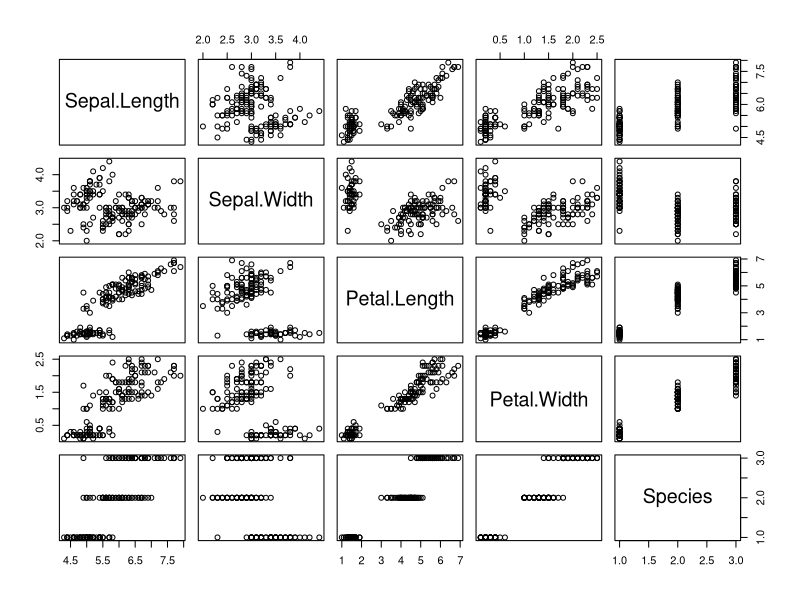
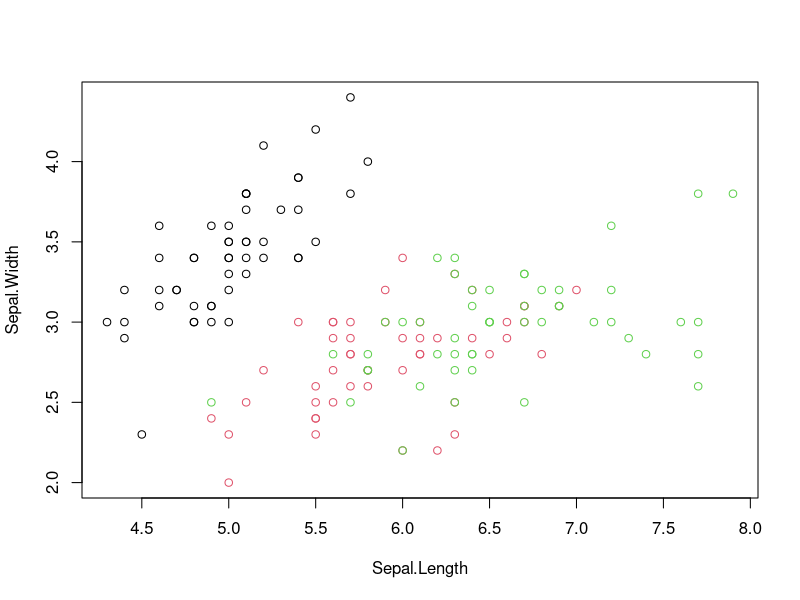
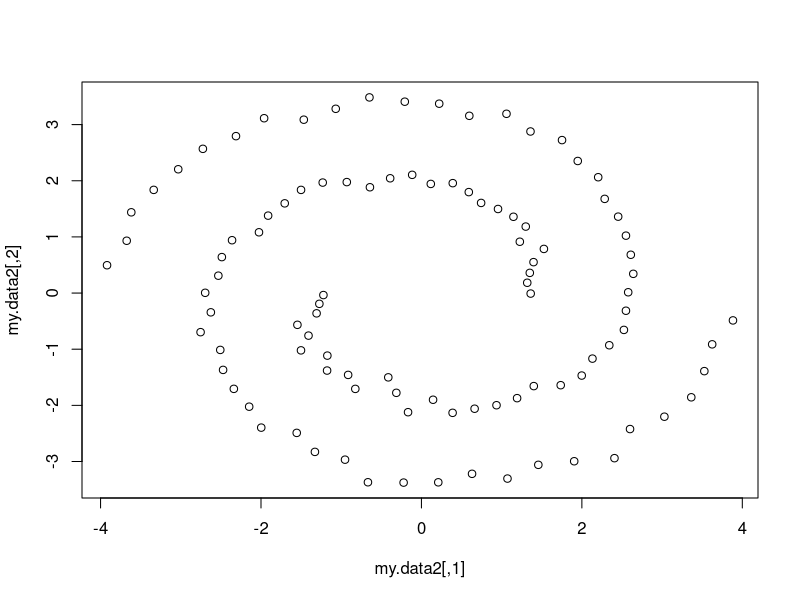
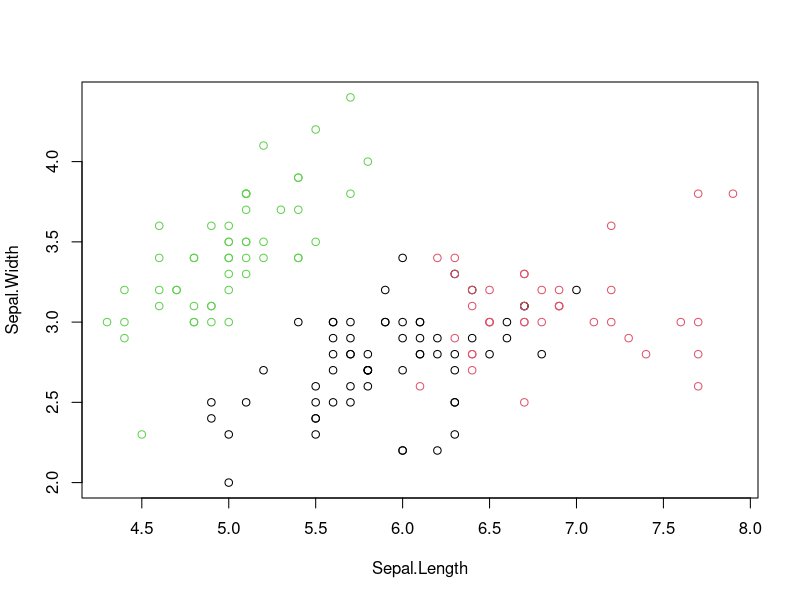
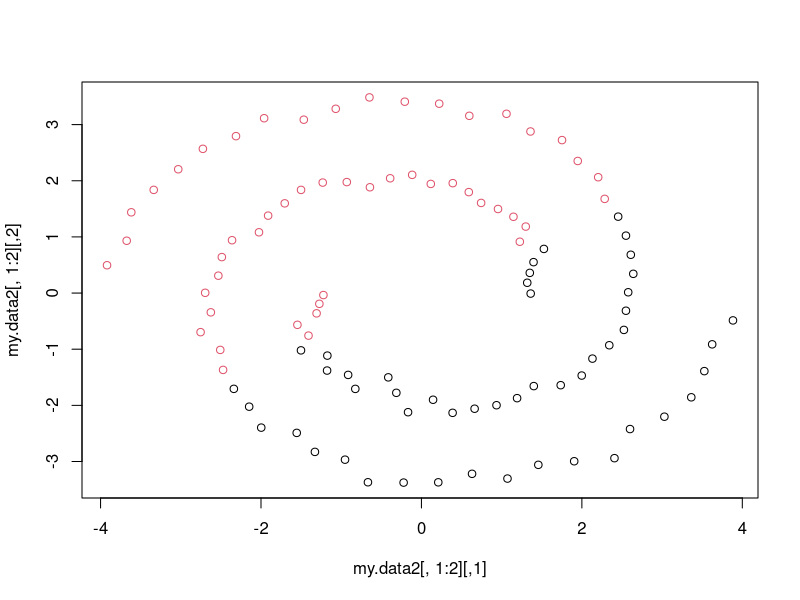
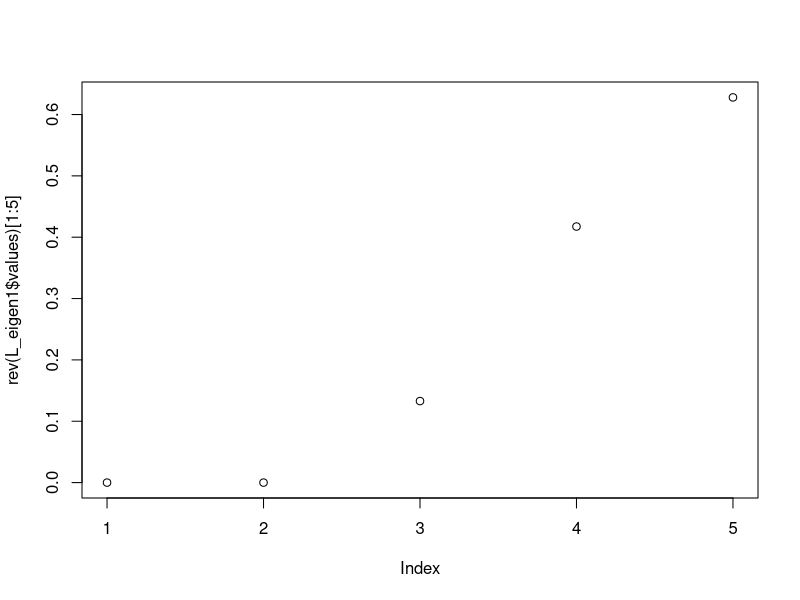
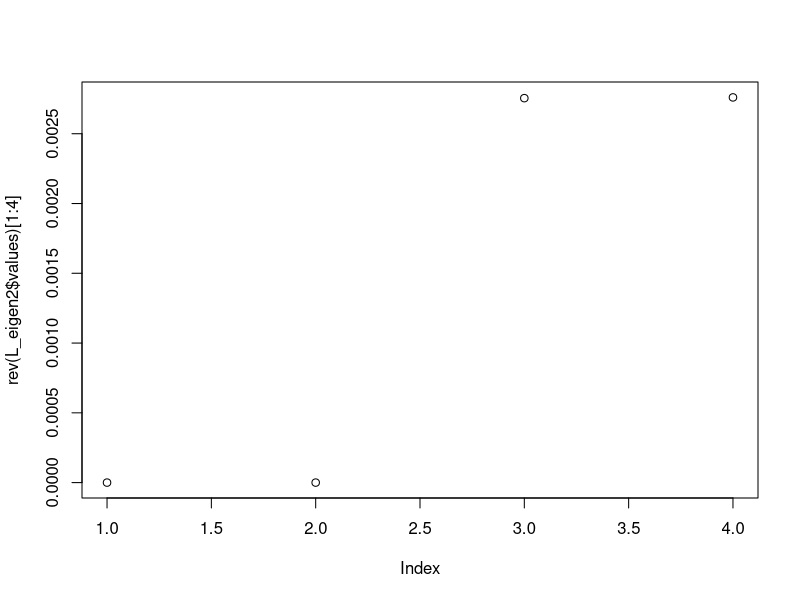
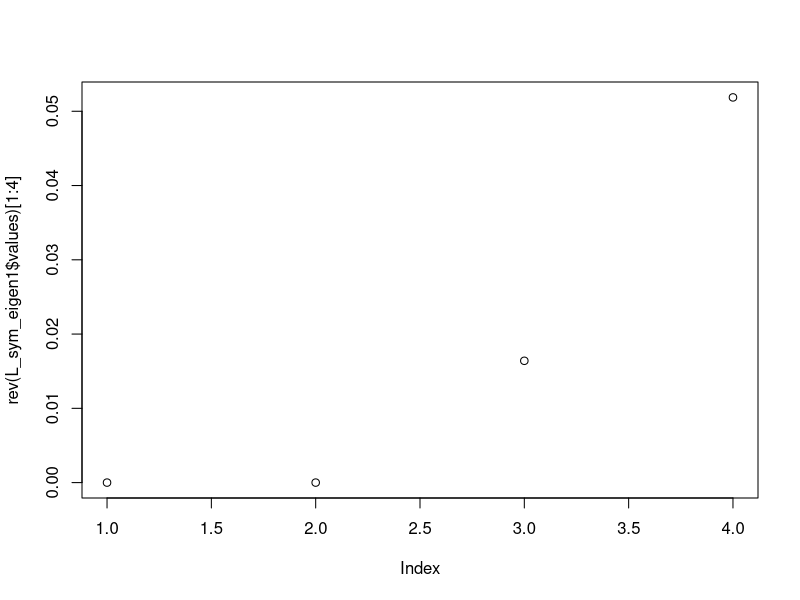

Write the R code that produced these figures, in order.
summary(iris)
plot(iris)


library(mlbench)


obj <- mlbench.spirals(100,1,0.025)

my.data1 = iris[,1:4]
my.data2 = 4 * obj$x

plot(my.data1[,1:2], col = iris$Species)
plot(my.data2)

km1<-kmeans(my.data1, centers = 3, iter.max = 10000)
km2<-kmeans(my.data2, centers = 2, iter.max = 10000)

plot(my.data1[,1:2], col=km1$cluster)
plot(my.data2[,1:2], col=km2$cluster)



s <- function(x1, x2, alpha=1) {
  exp(- alpha * norm(as.matrix(x1-x2), type="F"))
}

make.similarity <- function(my.data, similarity) {
  N <- nrow(my.data)
  S <- matrix(rep(NA,N^2), ncol=N)
  for(i in 1:N) {
    for(j in 1:N) {
      S[i,j] <- similarity(my.data[i,], my.data[j,])
    }
  }
  S
}


S1 <- make.similarity(my.data1, s)
S2 <- make.similarity(my.data2, s)

make.affinity <- function(S, n.neighbor=5) {
  N <- length(S[,1])
  if (n.neighbor >= N) { # fully connected
    W <- S
  } else {
    W <- matrix(rep(0,N^2), ncol=N)
    for(i in 1:N) { # for each line
      # only connect to those points with larger similarity
      best.similarities <- sort(S[i,], decreasing=TRUE)[1:n.neighbor]
      for (s in best.similarities) {
        j <- which(S[i,] == s)
        W[i,j] <- S[i,j]
        W[j,i] <- S[i,j] # to make an undirected graph, ie, the matrix becomes symmetric
      } }
  }
  return(W)
}
W1 <- make.affinity(S1, 10)
W2 <- make.affinity(S2, 3)
# Diagonal matrix
D1 <- diag(apply(W1, 1, sum)) # sum rows 
D2 <- diag(apply(W2, 1, sum)) # sum rows 


eigen_result1<-eigen(D1, symmetric = TRUE)
eigen_result2<-eigen(D2, symmetric = TRUE)

D_minus_half1 <- eigen_result1$vectors %*% diag(1/sqrt(eigen_result1$values)) %*% t(eigen_result1$vectors)
D_minus_half2 <- eigen_result2$vectors %*% diag(1/sqrt(eigen_result2$values)) %*% t(eigen_result2$vectors)

L1 <- D1 - W1
L2 <- D2 - W2


L_sym1 <- (D_minus_half1 %*% L1 %*% D_minus_half1)
L_sym2 <- (D_minus_half2 %*% L2 %*% D_minus_half2)





L_eigen1 <- eigen(L1, symmetric=TRUE)
plot(rev(L_eigen1$values)[1:5])

L_eigen2 <- eigen(L2, symmetric=TRUE)
plot(rev(L_eigen2$values)[1:4])

L_sym_eigen1 <- eigen(L_sym1, symmetric=TRUE)
plot(rev(L_sym_eigen1$values)[1:4])

L_sym_eigen2 <- eigen(L_sym2, symmetric=TRUE)
plot(rev(L_sym_eigen2$values)[1:4])


k1 = 3
k2 = 2

Z_unnormal1 <- L_eigen1$vectors[,(ncol(L_eigen1$vectors)-k1+1):ncol(L_eigen1$vectors)]
Z_unnormal2 <- L_eigen2$vectors[,(ncol(L_eigen2$vectors)-k2+1):ncol(L_eigen2$vectors)]

Z_sym1 <- L_sym_eigen1$vectors[,(ncol(L_sym_eigen1$vectors)-k1+1):ncol(L_sym_eigen1$vectors)]
Z_sym2 <- L_sym_eigen2$vectors[,(ncol(L_sym_eigen2$vectors)-k2+1):ncol(L_sym_eigen2$vectors)]

library(stats)
result_unnormal1 <- kmeans(Z_unnormal1, centers=k1, nstart=5)
result_unnormal2 <- kmeans(Z_unnormal2, centers=k2, nstart=5)
result_sym1 <- kmeans(Z_sym1, centers=k1, nstart=5)
result_sym2 <- kmeans(Z_sym2, centers=k2, nstart=5)


plot(my.data1[,1:2],col=iris$Species)
title(main = "true data")

plot(my.data1[,1:2], col=result_unnormal1$cluster)
title(main = "Clustering with Unormalized laplacian")

plot(my.data1[,1:2], col=result_sym1$cluster)
title(main = "Clustering with Symmetric laplacian")



plot(my.data2[,1:2], col=result_unnormal2$cluster)
title(main = "Clustering with Unormalized laplacian")

plot(my.data2[,1:2], col=result_sym2$cluster)
title(main = "Clustering with Symmetric laplacian")

